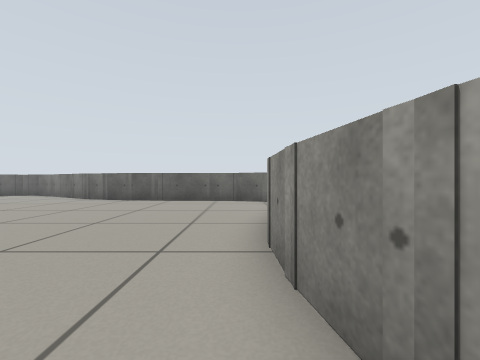
[1] (above)

19 first-person views from a walk through a world built for the Gazebo simulator. The camera is 0.45 m above the floor, looks level and sees 90° across. The floor is counted in squares, 0.5 m on a side. Each view is taken from the middle of a square. On the plan, view 1 faces up. The plan holds only what a view shows up to about 10 squares ahead; the rest is blank. The place goes on beyond the plan.

[2]
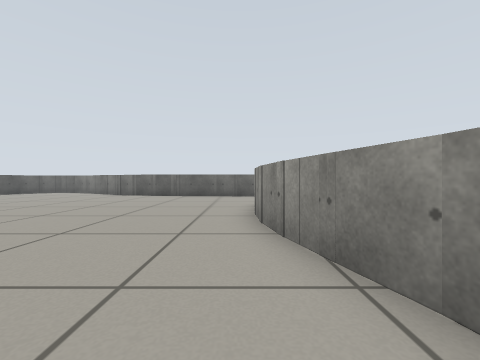

[3]
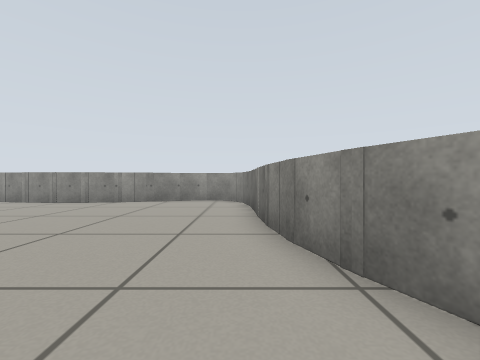

[4]
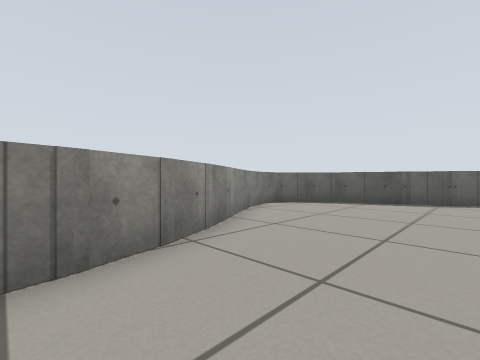

[5]
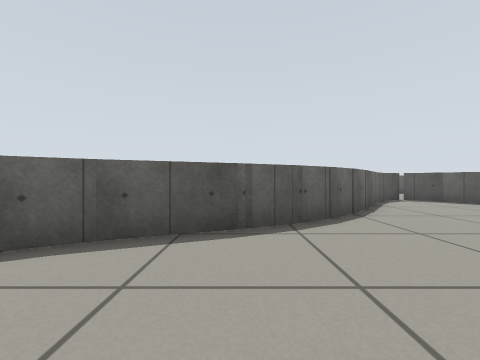

[6]
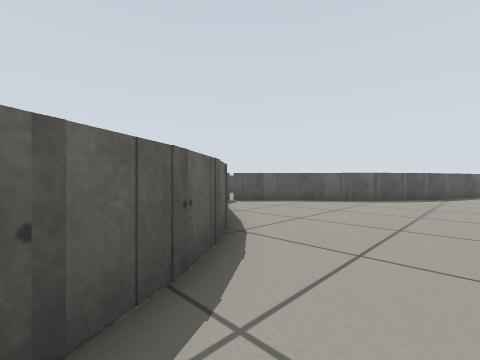

[7]
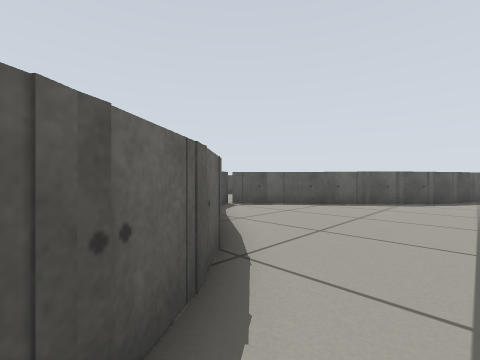

[8]
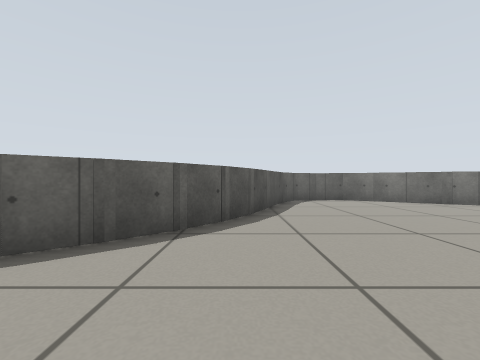

[9]
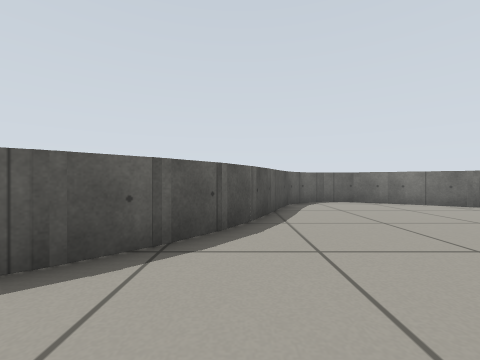

[10]
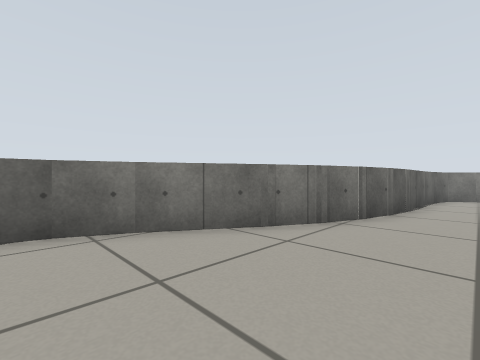

[11]
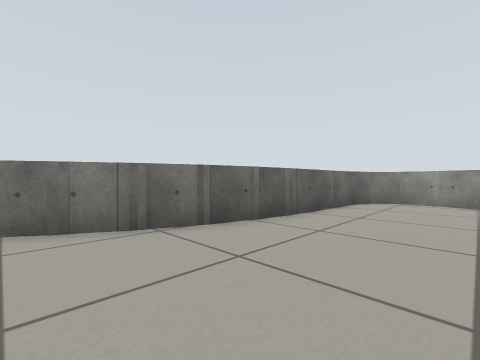

[12]
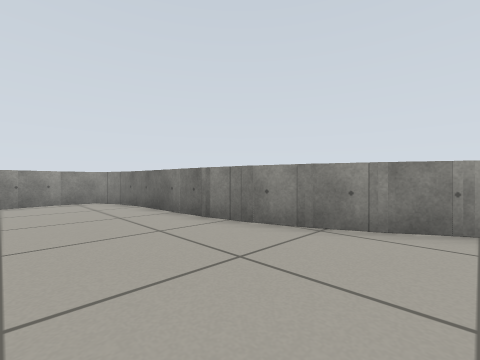

[13]
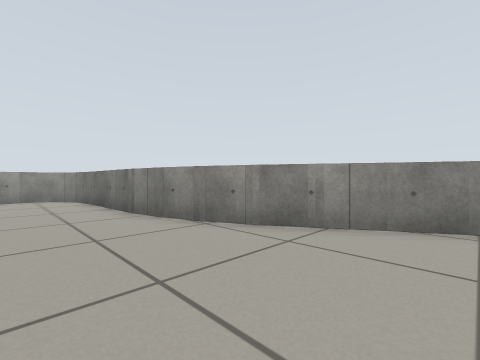

[14]
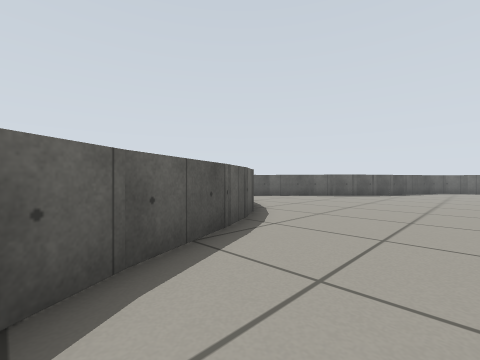

[15]
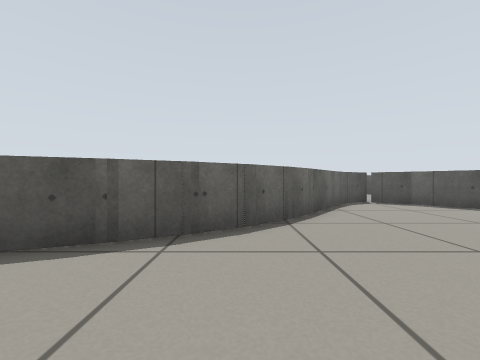

[16]
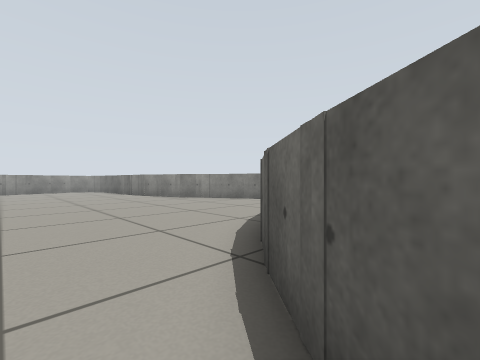

[17]
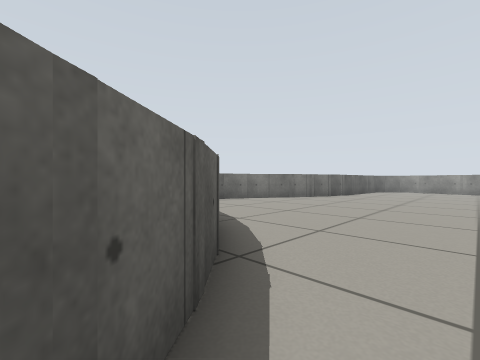

[18]
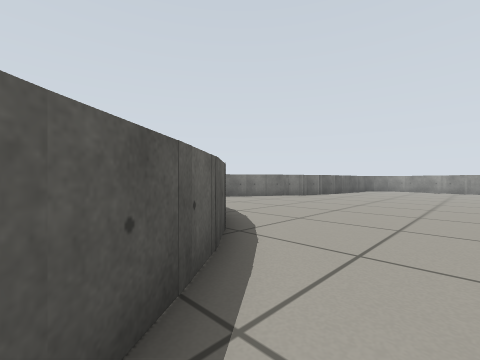

[19]
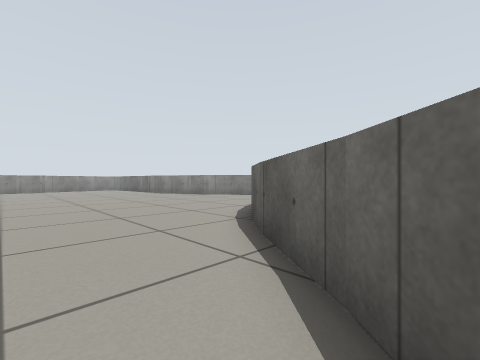

### Floor plan
Points are (right, up) in squares from view 1. A wall is a line through its corners. A room is listed if a view was taken in it or the views show most of it. See-through windows are left out.
Room 1 (views 1, 2, 3, 4, 5, 6, 7, 8, 9, 10, 11, 12, 13, 14, 15, 16, 17, 18, 19)
walls: (-5.9, 10.8) (-7.4, 11.4); (-6.9, -5.2) (-5.3, -4.7); (-5.7, -4.8) (-4.1, -4.5); (-7.1, 11.3) (-11.5, 13.6); (-4.8, 10.6) (-6.3, 11); (-8, -5.7) (-6.5, -5); (-4.4, -4.5) (-0.7, -4.3) (0.4, -4.1) (1.4, -3.6) (1.6, -2.4) (0.6, 1.1); (-16.2, 8.4) (-17.2, 7.1); (-16.1, -2.6) (-13.8, -7.1); (-16.8, -1.6) (-15.9, -3); (-16.9, 7.5) (-18.1, 6.3); (-15.6, 9.5) (-16.4, 8.1); (0.4, 3.1) (0.6, 4.7); (-17.6, -0.8) (-16.5, -2); (-17.8, 6.6) (-20.8, 4.2); (0.5, 1.9) (0.4, 3.4); (0.5, 4.4) (1.5, 8) (1.6, 9.1) (0.9, 9.9) (-0.2, 10.3); (0.7, 0.7) (0.4, 2.3); (-1.3, 10.2) (-5, 10.6); (-10.9, -7.4) (-7.6, -5.5); (-11.4, 13.6) (-12.5, 13.9) (-13.6, 13.5) (-14.2, 12.6); (-14.2, 12.7) (-15.8, 9.1); (-14, -7.1) (-13.1, -7.8) (-11.9, -7.8) (-10.8, -7.4); (-0.1, 10.2) (-1.4, 10.4); (-20.4, 1.3) (-17.2, -1); (-20.8, 4.4) (-21.8, 3.2) (-21.2, 2.1) (-20.3, 1.3)

Positions as (right, up) in squares from view 1, and headings:
1: (0, 0), facing up
2: (0, -3), facing up
3: (-9, -4), facing right
4: (-5, -2), facing down-left
5: (-11, -4), facing left
6: (-14, -4), facing up-left
7: (-15, -3), facing up-left
8: (-16, 3), facing up
9: (-16, 4), facing up
10: (-12, 9), facing up-right
11: (-9, 7), facing up-right
12: (-9, -1), facing down-right
13: (-11, -2), facing down-right
14: (-12, -7), facing up-left
15: (-12, -2), facing left
16: (-19, 1), facing down-right
17: (-19, 5), facing up-right
18: (-20, 4), facing up-right
19: (-21, 3), facing down-right
